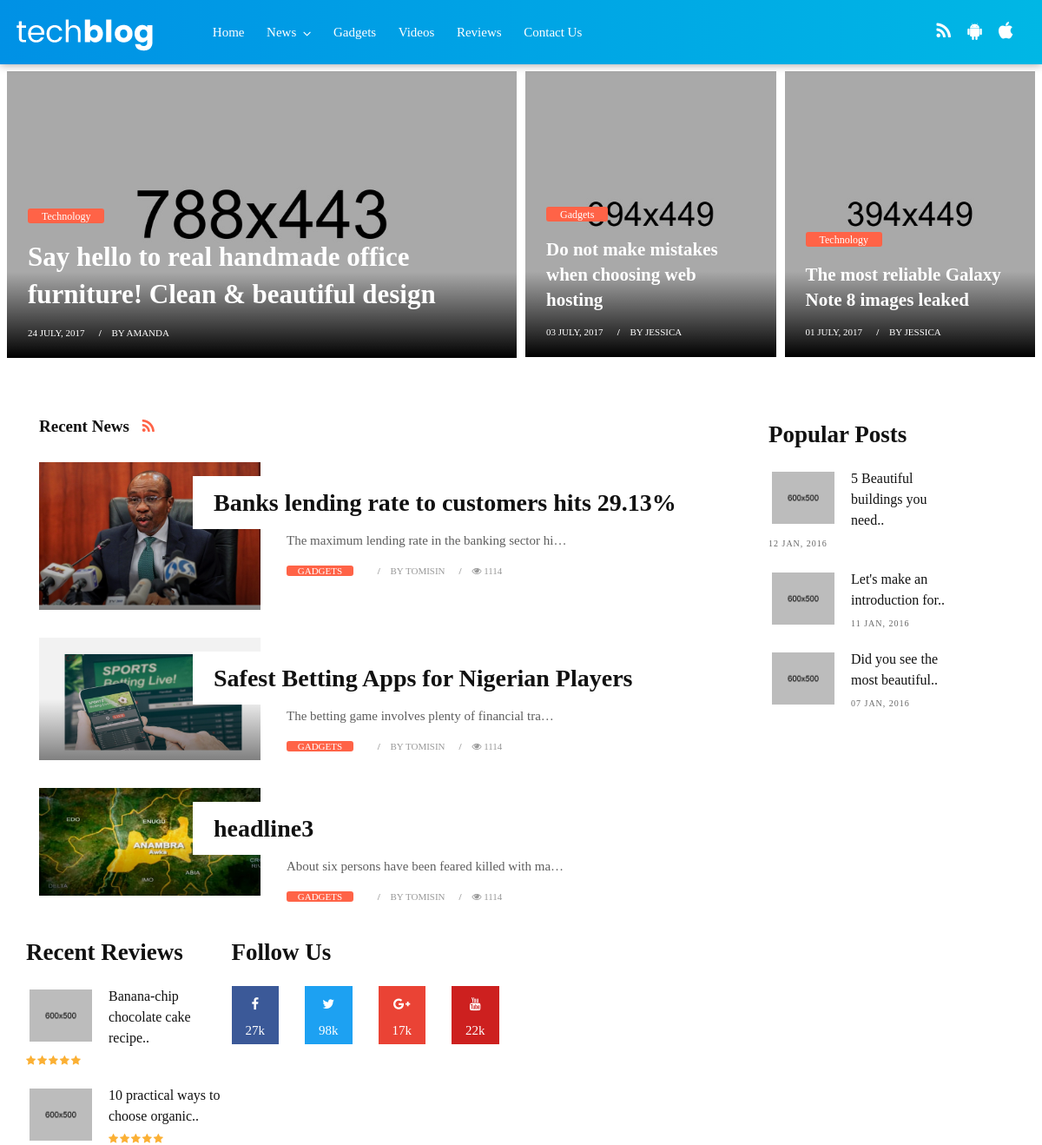
Before: / (upper part) with the older database file.
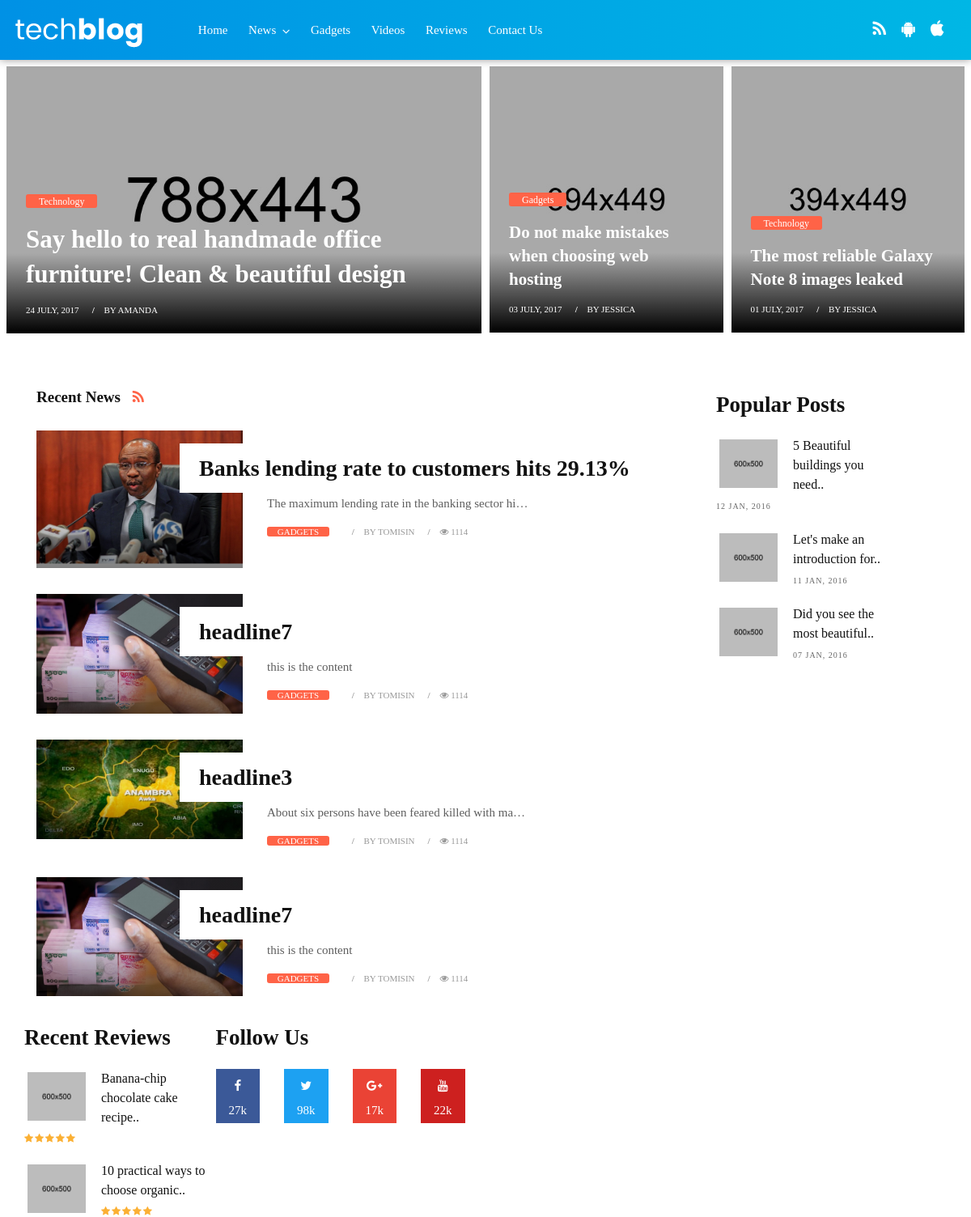
After: the same page with the newer database file.
### blog/models.py (models this page shows, shortened)
class News(models.Model):
    headline = models.CharField(max_length=100)
    content= models.TextField()
    image= models.ImageField(default='news.jpg', upload_to='news_images')
    reporter= models.ForeignKey(User, on_delete=models.CASCADE)
    date_published= models.DateTimeField(auto_now_add=True)
    date_updated = models.DateTimeField(auto_now=True)
    slug= models.SlugField(default='me')
    class Meta:
        verbose_name_plural = 'News'

### blog/views.py (the view)
# urls.py: path('', HomePage.as_view(), name='home'),
class HomePage(ListView):
    model = News
    template_name = 'blog/tech-index.html'
    context_object_name = 'news'

### blog/templates/blog/tech-index.html (shortened to what this page needs)
{% load static %}
<!DOCTYPE html>
<html lang="en">
    <link href="{% static 'blog/css/bootstrap.css' %}" rel="stylesheet">
    <link href="{% static 'blog/css/font-awesome.min.css' %}" rel="stylesheet">
    <link href="{% static 'blog/style.css' %}" rel="stylesheet">
    <link href="{% static 'blog/css/responsive.css' %}" rel="stylesheet">
    <link href="{% static 'blog/css/colors.css' %}" rel="stylesheet">
    <link href="{% static 'blog/css/version/tech.css' %}" rel="stylesheet">
    <link rel="stylesheet" href="{% static 'blog/style.css' %}">
</head>
<body>
    <div id="wrapper">
        <header class="tech-header header">
            <div class="container-fluid">
                <nav class="navbar navbar-toggleable-md navbar-inverse fixed-top bg-inverse">
                    <a class="navbar-brand" href="tech-index.html"><img src="{% static 'blog/images/version/tech-logo.png' %}" alt=""></a>
                    <div class="collapse navbar-collapse" id="navbarCollapse">
                        <ul class="navbar-nav mr-auto">
                            <li class="nav-item">
                                <a class="nav-link" href="tech-index.html">Home</a>
                            </li>
                            <li class="nav-item dropdown has-submenu menu-large hidden-md-down hidden-sm-down hidden-xs-down">
                                <a class="nav-link dropdown-toggle" href="#" id="dropdown01" data-toggle="dropdown" aria-haspopup="true" aria-expanded="false">News</a>
                            </li>
                            <li class="nav-item">
                                <a class="nav-link" href="tech-category-01.html">Gadgets</a>
                            </li>
                            <li class="nav-item">
                                <a class="nav-link" href="tech-category-02.html">Videos</a>
                            </li>
                            <li class="nav-item">
                                <a class="nav-link" href="tech-category-03.html">Reviews</a>
                            </li>
                            <li class="nav-item">
                                <a class="nav-link" href="">Contact Us</a>
                            </li>
                        </ul>
                        <ul class="navbar-nav mr-2">
                            <li class="nav-item">
                                <a class="nav-link" href="#"><i class="fa fa-rss"></i></a>
                            </li>
                            <li class="nav-item">
                                <a class="nav-link" href="#"><i class="fa fa-android"></i></a>
                            </li>
                            <li class="nav-item">
                                <a class="nav-link" href="#"><i class="fa fa-apple"></i></a>
                            </li>
                        </ul>
                    </div>
                </nav>
            </div>
        </header>
        <section class="section first-section">
            <div class="container-fluid">
                <div class="masonry-blog clearfix">
                    <div class="first-slot">
                        <div class="masonry-box post-media">
                             <img src="upload/tech_01.jpg" alt="" class="img-fluid">
                             <div class="shadoweffect">
                                <div class="shadow-desc">
                                    <div class="blog-meta">
                                        <span class="bg-orange"><a href="tech-category-01.html" title="">Technology</a></span>
                                        <h4><a href="tech-single.html" title="">Say hello to real handmade office furniture! Clean & beautiful design</a></h4>
                                        <small><a href="tech-single.html" title="">24 July, 2017</a></small>
                                        <small><a href="tech-author.html" title="">by Amanda</a></small>
                                    </div>
                                </div>
                            </div>
                        </div>
                    </div>
                    <div class="second-slot">
                        <div class="masonry-box post-media">
                             <img src="upload/tech_02.jpg" alt="" class="img-fluid">
                             <div class="shadoweffect">
                                <div class="shadow-desc">
                                    <div class="blog-meta">
                                        <span class="bg-orange"><a href="tech-category-01.html" title="">Gadgets</a></span>
                                        <h4><a href="tech-single.html" title="">Do not make mistakes when choosing web hosting</a></h4>
                                        <small><a href="tech-single.html" title="">03 July, 2017</a></small>
                                        <small><a href="tech-author.html" title="">by Jessica</a></small>
                                    </div>
                                </div>
                             </div>
                        </div>
                    </div>
                    <div class="last-slot">
                        <div class="masonry-box post-media">
                             <img src="upload/tech_03.jpg" alt="" class="img-fluid">
                             <div class="shadoweffect">
                                <div class="shadow-desc">
                                    <div class="blog-meta">
                                        <span class="bg-orange"><a href="tech-category-01.html" title="">Technology</a></span>
                                        <h4><a href="tech-single.html" title="">The most reliable Galaxy Note 8 images leaked</a></h4>
                                        <small><a href="tech-single.html" title="">01 July, 2017</a></small>
                                        <small><a href="tech-author.html" title="">by Jessica</a></small>
                                    </div>
                                </div>
                             </div>
                        </div>
                    </div>
                </div>
            </div>
        </section>
        <section class="section">
            <div class="container">
                <div class="row">
                    <div class="col-lg-9 col-md-12 col-sm-12 col-xs-12">
                        <div class="page-wrapper">
                            <div class="blog-top clearfix">
                                <h4 class="pull-left">Recent News <a href="#"><i class="fa fa-rss"></i></a></h4>
                            </div>
                            <div class="blog-list clearfix">
                                {% for news in news %}
                                <div class="blog-box row">
                                    <div class="col-md-4">
                                        <div class="post-media">
                                            <a href="tech-single.html" title="">
                                                <img src="{{ news.image.url }}" alt="" class="img-fluid">
                                                <div class="hovereffect"></div>
                                            </a>
                                        </div>
                                    </div>
                                    <div class="blog-meta big-meta col-md-8">
                                        <h4><a href="{% url 'details' news.id %}" title="">{{ news.headline }}</a></h4>
                                        <p>{{ news.content|truncatechars:50 }}</p>
                                        <small class="firstsmall"><a class="bg-orange" href="tech-category-01.html" title="">Gadgets</a></small>
                                        <small><a href="tech-single.html" title="">{{ news.date_posted }}</a></small>
                                        <small><a href="tech-author.html" title="">by {{ news.reporter }}</a></small>
                                        <small><a href="tech-single.html" title=""><i class="fa fa-eye"></i> 1114</a></small>
                                    </div>
                                </div>
                                {% endfor %}
                                </div>
                                </div>
                            </div>
                            <div class="widget">
                                <h2 class="widget-title">Popular Posts</h2>
                                <div class="blog-list-widget">
                                    <div class="list-group">
                                        <a href="tech-single.html" class="list-group-item list-group-item-action flex-column align-items-start">
                                            <div class="w-100 justify-content-between">
                                                <img src="upload/tech_blog_08.jpg" alt="" class="img-fluid float-left">
                                                <h5 class="mb-1">5 Beautiful buildings you need..</h5>
                                                <small>12 Jan, 2016</small>
                                            </div>
                                        </a>
                                        <a href="tech-single.html" class="list-group-item list-group-item-action flex-column align-items-start">
                                            <div class="w-100 justify-content-between">
                                                <img src="upload/tech_blog_01.jpg" alt="" class="img-fluid float-left">
                                                <h5 class="mb-1">Let's make an introduction for..</h5>
                                                <small>11 Jan, 2016</small>
                                            </div>
                                        </a>
                                        <a href="tech-single.html" class="list-group-item list-group-item-action flex-column align-items-start">
                                            <div class="w-100 last-item justify-content-between">
                                                <img src="upload/tech_blog_03.jpg" alt="" class="img-fluid float-left">
                                                <h5 class="mb-1">Did you see the most beautiful..</h5>
                                                <small>07 Jan, 2016</small>
                                            </div>
                                        </a>
                                    </div>
                                </div>
                            </div>
                            <div class="widget">
                                <h2 class="widget-title">Recent Reviews</h2>
                                <div class="blog-list-widget">
                                    <div class="list-group">
                                        <a href="tech-single.html" class="list-group-item list-group-item-action flex-column align-items-start">
                                            <div class="w-100 justify-content-between">
                                                <img src="upload/tech_blog_02.jpg" alt="" class="img-fluid float-left">
                                                <h5 class="mb-1">Banana-chip chocolate cake recipe..</h5>
                                                <span class="rating">
                                                    <i class="fa fa-star"></i>
                                                    <i class="fa fa-star"></i>
                                                    <i class="fa fa-star"></i>
                                                    <i class="fa fa-star"></i>
                                                    <i class="fa fa-star"></i>
                                                </span>
                                            </div>
                                        </a>
                                        <a href="tech-single.html" class="list-group-item list-group-item-action flex-column align-items-start">
                                            <div class="w-100 justify-content-between">
                                                <img src="upload/tech_blog_03.jpg" alt="" class="img-fluid float-left">
                                                <h5 class="mb-1">10 practical ways to choose organic..</h5>
                                                <span class="rating">
                                                    <i class="fa fa-star"></i>
                                                    <i class="fa fa-star"></i>
                                                    <i class="fa fa-star"></i>
                                                    <i class="fa fa-star"></i>
                                                    <i class="fa fa-star"></i>
                                                </span>
                                            </div>
                                        </a>
                                    </div>
                                </div>
                            </div>
                            <div class="widget">
                                <h2 class="widget-title">Follow Us</h2>
                                <div class="row text-center">
                                    <div class="col-lg-3 col-md-3 col-sm-3 col-xs-6">
                                        <a href="#" class="social-button facebook-button">
                                            <i class="fa fa-facebook"></i>
                                            <p>27k</p>
                                        </a>
                                    </div>
                                    <div class="col-lg-3 col-md-3 col-sm-3 col-xs-6">
                                        <a href="#" class="social-button twitter-button">
                                            <i class="fa fa-twitter"></i>
                                            <p>98k</p>
                                        </a>
                                    </div>
                                    <div class="col-lg-3 col-md-3 col-sm-3 col-xs-6">
                                        <a href="#" class="social-button google-button">
                                            <i class="fa fa-google-plus"></i>
                                            <p>17k</p>
                                        </a>
                                    </div>
                                    <div class="col-lg-3 col-md-3 col-sm-3 col-xs-6">
                                        <a href="#" class="social-button youtube-button">
                                            <i class="fa fa-youtube"></i>
                                            <p>22k</p>
                                        </a>
                                    </div>
                                </div>
                            </div>
                        </div>
                    </div>
                </div>
</body>
</html>

Changed rows visible on the page:
changed News (number 2 of 4 on the later page): image: a different picture; headline "Safest Betting Apps for Nigerian Players" → "headline7"; content "The betting game involves plenty of financial tra…" → "this is the content"
added News: image (picture), headline "headline7", content "this is the content", reporter "TOMISIN"
